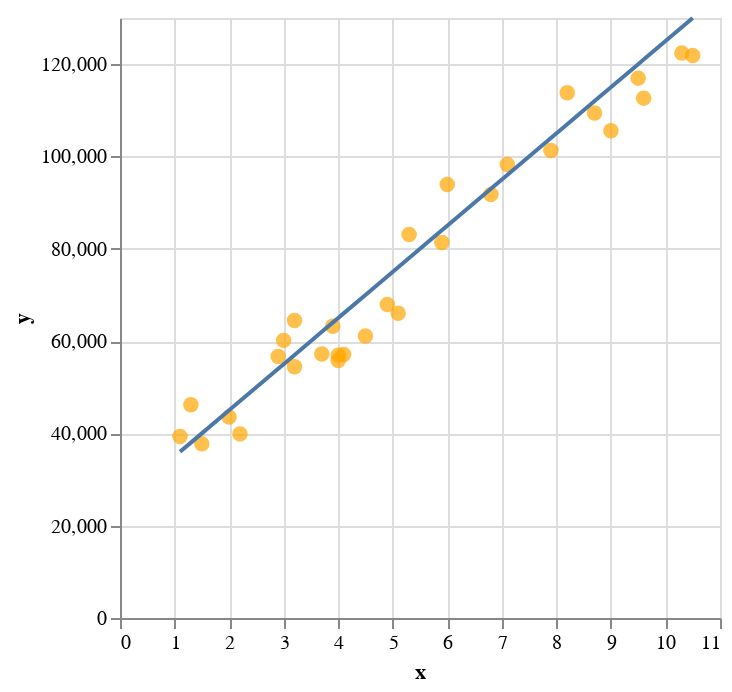

Notebook code for this chart:
### Code cell
# Solution
check_parameters(a=10000, b=25000, x=x, y=y)

### Figure 1 — Vega-Lite specification as saved in the notebook (floating-point values rounded to 4 significant figures)
{"config": {"view": {"continuousWidth": 300, "continuousHeight": 300}}, "layer": [{"data": {"name": "data-e35a79e12b6a925ba6506537198092f8"}, "mark": {"type": "circle", "color": "orange", "size": 60}, "encoding": {"x": {"field": "x", "type": "quantitative"}, "y": {"field": "y", "type": "quantitative"}}}, {"data": {"name": "data-b38b4ef6678e44121d2e9c9c46cfc574"}, "mark": {"type": "line"}, "encoding": {"x": {"field": "x", "type": "quantitative"}, "y": {"field": "y", "type": "quantitative"}}}], "$schema": "https://vega.github.io/schema/vega-lite/v5.20.1.json", "datasets": {"data-e35a79e12b6a925ba6506537198092f8": [{"x": 1.1, "y": 39340.0}, {"x": 1.3, "y": 46200.0}, {"x": 1.5, "y": 37730.0}, {"x": 2.0, "y": 43520.0}, {"x": 2.2, "y": 39890.0}, {"x": 2.9, "y": 56640.0}, {"x": 3.0, "y": 60150.0}, {"x": 3.2, "y": 54440.0}, {"x": 3.2, "y": 64440.0}, {"x": 3.7, "y": 57190.0}, {"x": 3.9, "y": 63220.0}, {"x": 4.0, "y": 55790.0}, {"x": 4.0, "y": 56960.0}, {"x": 4.1, "y": 57080.0}, {"x": 4.5, "y": 61110.0}, {"x": 4.9, "y": 67940.0}, {"x": 5.1, "y": 66030.0}, {"x": 5.3, "y": 83090.0}, {"x": 5.9, "y": 81360.0}, {"x": 6.0, "y": 93940.0}, {"x": 6.8, "y": 91740.0}, {"x": 7.1, "y": 98270.0}, {"x": 7.9, "y": 101300.0}, {"x": 8.2, "y": 113800.0}, {"x": 8.7, "y": 109400.0}, {"x": 9.0, "y": 105600.0}, {"x": 9.5, "y": 117000.0}, {"x": 9.6, "y": 112600.0}, {"x": 10.3, "y": 122400.0}, {"x": 10.5, "y": 121900.0}], "data-b38b4ef6678e44121d2e9c9c46cfc574": [{"x": 1.1, "y": 36000.0}, {"x": 1.3, "y": 38000.0}, {"x": 1.5, "y": 40000.0}, {"x": 2.0, "y": 45000.0}, {"x": 2.2, "y": 47000.0}, {"x": 2.9, "y": 54000.0}, {"x": 3.0, "y": 55000.0}, {"x": 3.2, "y": 57000.0}, {"x": 3.2, "y": 57000.0}, {"x": 3.7, "y": 62000.0}, {"x": 3.9, "y": 64000.0}, {"x": 4.0, "y": 65000.0}, {"x": 4.0, "y": 65000.0}, {"x": 4.1, "y": 66000.0}, {"x": 4.5, "y": 70000.0}, {"x": 4.9, "y": 74000.0}, {"x": 5.1, "y": 76000.0}, {"x": 5.3, "y": 78000.0}, {"x": 5.9, "y": 84000.0}, {"x": 6.0, "y": 85000.0}, {"x": 6.8, "y": 93000.0}, {"x": 7.1, "y": 96000.0}, {"x": 7.9, "y": 104000.0}, {"x": 8.2, "y": 107000.0}, {"x": 8.7, "y": 112000.0}, {"x": 9.0, "y": 115000.0}, {"x": 9.5, "y": 120000.0}, {"x": 9.6, "y": 121000.0}, {"x": 10.3, "y": 128000.0}, {"x": 10.5, "y": 130000.0}]}}
